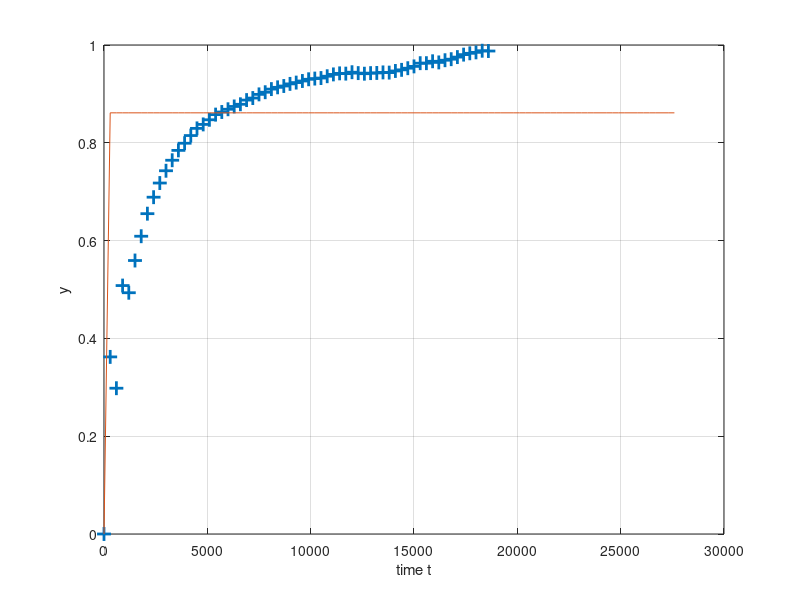

Recreate this plot in MATLAB.
% The time data
t1 = [0:300:18600]'; 
%  processed  data
y_obs = [         
    0
   3.6216e-01
   2.9813e-01
   5.0805e-01
   4.9338e-01
   5.5928e-01
   6.0894e-01
   6.5506e-01
   6.8876e-01
   7.1773e-01
   7.4284e-01
   7.6433e-01
   7.8448e-01
   7.9912e-01
   8.1484e-01
   8.2950e-01
   8.3760e-01
   8.4707e-01
   8.5767e-01
   8.6299e-01
   8.6862e-01
   8.7433e-01
   8.7879e-01
   8.8736e-01
   8.9152e-01
   8.9903e-01
   9.0343e-01
   9.0984e-01
   9.1344e-01
   9.1615e-01
   9.2046e-01
   9.2313e-01
   9.2640e-01
   9.2992e-01
   9.3134e-01
   9.3242e-01
   9.3616e-01
   9.3986e-01
   9.4201e-01
   9.4145e-01
   9.4434e-01
   9.4252e-01
   9.4131e-01
   9.4249e-01
   9.4283e-01
   9.4395e-01
   9.4355e-01
   9.4690e-01
   9.4919e-01
   9.5255e-01
   9.5626e-01
   9.6282e-01
   9.6283e-01
   9.6672e-01
   9.6439e-01
   9.6887e-01
   9.7099e-01
   9.7529e-01
   9.8034e-01
   9.8302e-01
   9.8494e-01
   9.8828e-01
   9.8769e-01
 ];

f = @(a,b,c,x) a.*(1-exp(-(x.*b).^c));
obj_fun = @(params) norm(f(params(1), params(2), params(3),t1)-y_obs);
sol = fminsearch(obj_fun, [y_obs(end),0,1]);
a_sol = sol(1)
b_sol = sol(2)
c_sol = sol(3)
% y_fit = f(a_sol, b_sol,c_sol, t1);

% extrapolation 
t2 = [0:300:18600+30*300]';
y_extra = f(a_sol, b_sol,c_sol, t2);


figure;
plot(t1, y_obs, '+', 'MarkerSize', 10, 'LineWidth', 2)
hold on
plot(t2, y_extra);grid on
xlabel('time t');
ylabel('y');
